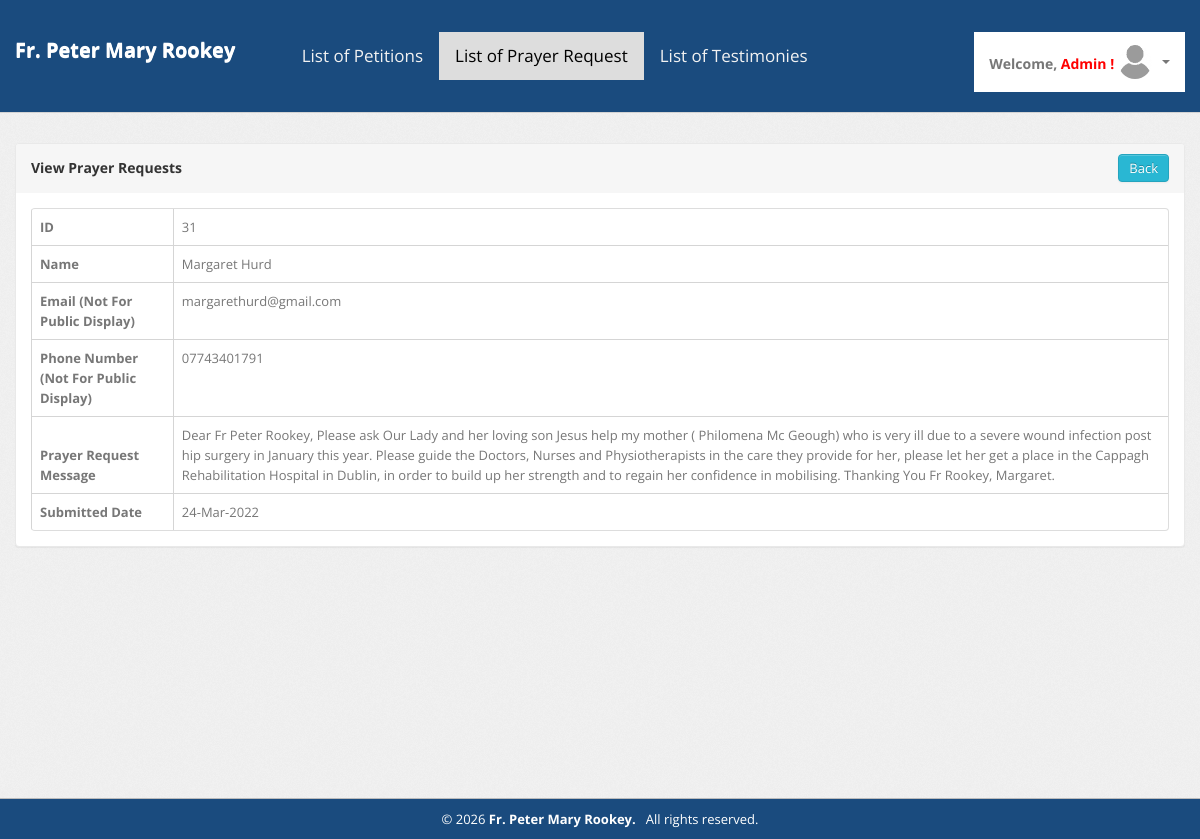
Screenshot of /admin-dashboard/prayer-request-view.php?id=31 (signed in) with the database file from the repository.
### tables this page shows
CREATE TABLE IF NOT EXISTS `prayer_request` (
  `id` int unsigned NOT NULL AUTO_INCREMENT,
  `name` varchar(255) NOT NULL,
  `lname` varchar(255) DEFAULT NULL,
  `email` varchar(255) NOT NULL,
  `phone_number` varchar(50) DEFAULT NULL,
  `message` text,
  `created_at` timestamp NULL DEFAULT CURRENT_TIMESTAMP,
  PRIMARY KEY (`id`)
);

### admin-dashboard/prayer-request-view.php (the view, shortened to what this page needs)
<?php
	require('config.php');
?>
<!DOCTYPE html>
<html lang="en">
<head>
    <head>
        <link type="text/css" href="bootstrap/css/bootstrap.min.css" rel="stylesheet">
        <link type="text/css" href="bootstrap/css/bootstrap-responsive.min.css" rel="stylesheet">
        <link type="text/css" href="css/theme.css" rel="stylesheet">
        <link type="text/css" href="images/icons/css/font-awesome.css" rel="stylesheet">
    </head>
    <body>
        <div class="navbar navbar-fixed-top">
            <div class="navbar-inner">
               <?php include_once('top-header.php');?>
            </div>
        </div>
        <div class="wrapper">
            <div class="container">
                <div class="row">
                    <div class="span12">
                        <div class="content">
                            <div class="module">
                              <div class="module-head">
                                  <div class="flex-div title">
                                    <h3>View Prayer Requests</h3>
                                  </div>
                                  <div class="flex-div button">
                                     <span>
								         <a href='javascript:history.back(-1);' class='btn btn-info'>Back</a>
								     </span>
                                  </div>
                              </div>
						<div class="module-body">
						<?php
							$sql = "SELECT * FROM `prayer_request` WHERE id = ".$_GET['id']."";
							$query = $conn->query($sql);
							while($row = $query->fetch_assoc()){
							?>
								<table class="table table-bordered">
								  <thead>
									<tr>
									  <th>ID</th>
									 <td><?php echo $row['id'] ?></td>
									</tr>
									<tr>
									  <th>Name</th>
									 <td><?php echo $row['name'] ?></td>
									</tr>
									<th>Email (Not For Public Display)</th>
									 <td><?php echo $row['email'] ?></td>
									<tr>
									  <th>Phone Number (Not For Public Display)</th>
									 <td><?php echo $row['phone_number'] ?></td>
									</tr>
									<tr>
									 <th>Prayer Request Message</th>
									 <td><?php echo $row['message'] ?></td>
									</tr>
									<tr>
									<tr>
									 <th>Submitted Date</th>
									 <td><?php echo date('d-M-Y', strtotime($row['created_at'])) ?></td>
									</tr>
							<?php } ?>
								  </thead>
								</table>
							</div>
						</div>
                        </div>
                    </div>
                </div>
            </div>
        </div>
        <div class="footer">
            <div class="container">
                <?php include_once('footer.php');?>
            </div>
        </div> </div>
            </body>
                </head>
                    </html>

### admin-dashboard/css/theme.css (style rules this page uses)
body { font-size: 13px; font-family: 'Open Sans', Arial, sans-serif; background: #fff; color: #777 }
h1, h2, h3, h4, h5, h6 { color: #333; margin-top: 0 }
h3 { font-size: 20px }
.wrapper { background: url(../images/bg.png) #eee; border-bottom: 1px solid #bbb; -webkit-box-shadow: 0 1px 2px rgba(0,0,0,0.1); -moz-box-shadow: 0 1px 2px rgba(0,0,0,0.1); box-shadow: 0 1px 2px rgba(0,0,0,0.1); padding: 30px 0; min-height: 78.2vh; }
.footer { color: #fff; padding: 10px 0 10px; background: #1a4b7e; text-align: center; }
.module { background: #fff; -webkit-border-radius: 3px; -moz-border-radius: 3px; border-radius: 3px; border: 1px solid #ccc; border-bottom-color: #bbb; -webkit-box-shadow: 0 0 1px rgba(0,0,0,0.2); -moz-box-shadow: 0 0 1px rgba(0,0,0,0.2); box-shadow: 0 0 1px rgba(0,0,0,0.2); margin-bottom: 30px }
.navbar { position: static!important; margin: 0!important }
.navbar .navbar-inner { background: #1a4b7e; -webkit-box-shadow: 0 1px 2px rgba(0,0,0,0.15); -moz-box-shadow: 0 1px 2px rgba(0,0,0,0.15); box-shadow: 0 1px 2px rgba(0,0,0,0.15); padding: 20px 0; }
.btn, .btn-box { -webkit-border-radius: 3px; -moz-border-radius: 3px; border-radius: 3px }
.btn { font-size: 13px; font-weight: 600 }
.btn { display: inline-block; margin-bottom: 0; font-weight: 400; text-align: center; vertical-align: middle; cursor: pointer; background-image: none; border: 1px solid transparent; white-space: nowrap; padding: 4px 10px; font-size: 13px; line-height: 1.42857; border-radius: 4px; -webkit-user-select: none; -moz-user-select: none; -ms-user-select: none; user-select: none }
.btn-info { color: #fff; background-color: #29b7d3; border-color: #25a4be }
.table { margin-bottom: 0 }
.table th, .table td { border-color: #d5d5d5!important }
.table-bordered thead:first-child tr:first-child>th:first-child, .table-bordered tbody:first-child tr:first-child>td:first-child { -webkit-border-top-left-radius: 2px; -moz-border-radius-topleft: 2px; border-top-left-radius: 2px }
.table-bordered thead:last-child tr:last-child>th:first-child, .table-bordered tbody:last-child tr:last-child>td:first-child, .table-bordered tfoot:last-child tr:last-child>td:first-child { -webkit-border-bottom-left-radius: 2px; -moz-border-radius-bottomleft: 2px; border-bottom-left-radius: 2px }
.module { border-color: #e9e9e9; background-color: #fff; border-radius: 4px; -webkit-box-shadow: 0 1px 1px rgba(0,0,0,.05); box-shadow: 0 1px 1px rgba(0,0,0,.05); }
.module-head { color: #767676; background-color: #f6f6f6; border-color: #e9e9e9; padding: 10px 15px; border-bottom: 1px solid transparent; border-top-right-radius: 3px; border-top-left-radius: 3px; }
.module-head h3 { font-size: 14px; line-height: 28px; height: 28px; margin: 0 }
.module-body { padding: 15px; }
.module-head { display: flex; }
.flex-div { width: 50%; display: inline-block; }
.flex-div.button { text-align: right; }

### rows the page displays
prayer_request: id "31", name "Margaret Hurd", email "margarethurd@gmail.com", phone_number "07743401791", message "Dear Fr Peter Rookey, Please ask Our Lady and her loving son Jesus help my mother ( Philomena Mc Geough) who is very ill due to a severe wound infection post hip surgery in January this year. Please guide the Doctors, Nurses and Physiotherapists in the care they provide for her, please let her get a place in the Cappagh Rehabilitation Hospital in Dublin, in order to build up her strength and to regain her confidence in mobilising. Thanking You Fr Rookey, Margaret.", created_at "24-Mar-2022"

### other values shown
APPNAME "Fr. Peter Mary Rookey"
